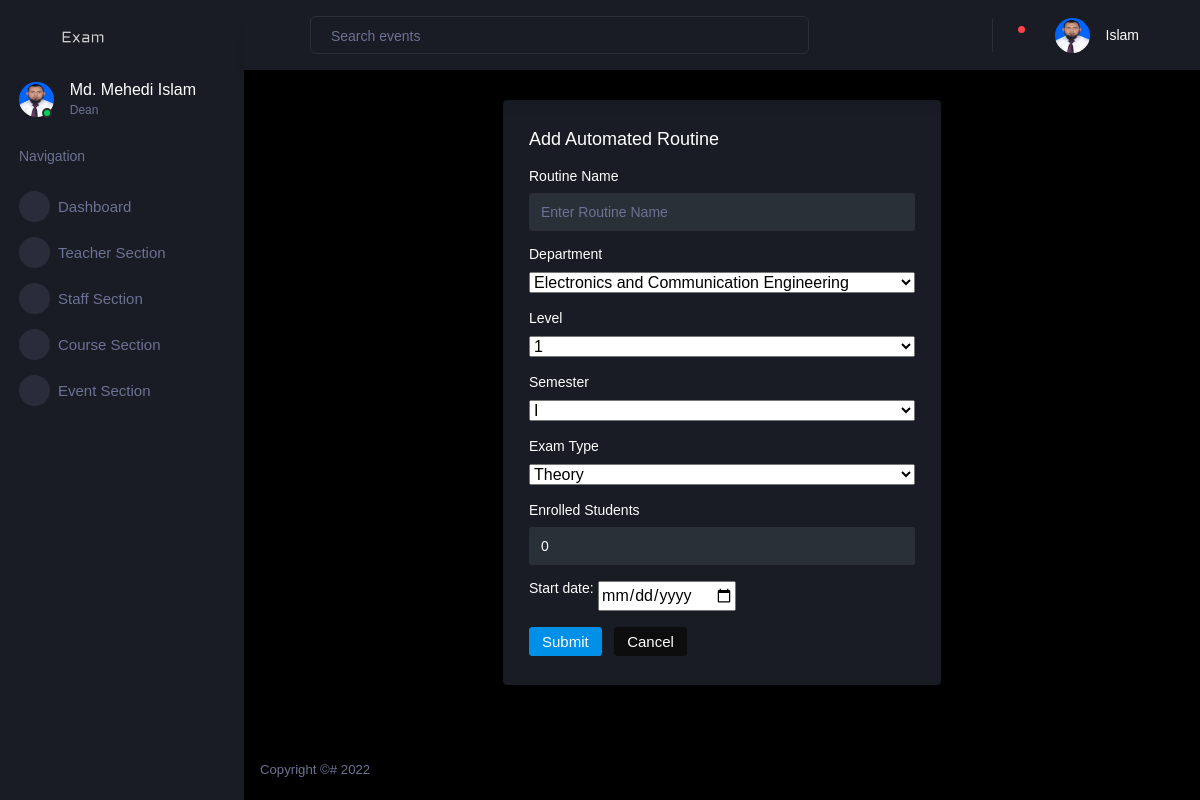
The app's page /user/add-routine (signed in) with its own data.
### account/models.py (models this page shows, shortened)
class Teacher(models.Model):
    user = models.OneToOneField(
        User, on_delete=models.CASCADE, primary_key=True)
    title = models.CharField(max_length=255, null=False,
                             choices=TEACHER_TITLE_CHOICES, default='None')
    contact_number = models.CharField(null=False, unique=True, max_length=255)
    profile_picture = models.ImageField(
        upload_to=get_profile_pictures_directory, blank=True, null=True)
    department = models.ForeignKey(Department, on_delete=models.DO_NOTHING)
    is_available = models.BooleanField(default=True)
    total_creadits = models.DecimalField(
        max_digits=10, decimal_places=2, default=0)

### dashboard/views.py (the view, shortened to what this page needs)
# urls.py: path('add-routine', add_routine, name='add-routine'),
def add_routine(request):
    context = get_context(request)
    LEVEL_CHOICES = ['1', '2', '3', '4']
    SEMESTER_CHOICES = ['I', 'II']
    EXAM_TYPES = ['Theory', 'LAB']
    context['levels'] = LEVEL_CHOICES
    context['semesters'] = SEMESTER_CHOICES
    context['types'] = EXAM_TYPES
    return render(request, 'add-routine.html', context)

### account/models.py (called while the page is built)
    def __str__(self) -> str:
        return self.messages

### dashboard/models.py (called while the page is built)
    def __str__(self) -> str:
        return self.name

    def __str__(self) -> str:
        return self.name

### dashboard/views.py (called while the page is built)
def is_dean(user):
    try:
        teacher = Teacher.objects.get(user=user)
    except Teacher.DoesNotExist:
        return None
    deans = Dean.objects.filter(teacher=teacher).order_by('-joined')[:1]
    if len(deans) != 1:
        return None
    return deans[0]

def is_staff(user):
    try:
        staff = Staff.objects.get(user=user)
    except Staff.DoesNotExist:
        return None
    return staff

def is_teacher(user):
    try:
        teacher = Teacher.objects.get(user=user)
    except Teacher.DoesNotExist:
        return None
    return teacher

def is_student(user):
    try:
        student = Student.objects.get(user=user)
    except Student.DoesNotExist:
        return None
    return student

def get_staff(faculty):
    return list(Staff.objects.filter(faculty=faculty))

def get_courses(faculty):
    courses = Course.objects.all()
    selected_courses = []
    for course in courses:
        dept = Department.objects.get(name=course.department)
        if dept.faculty == faculty:
            selected_courses.append(course)
    return selected_courses

def get_teachers(faculty):
    teachers = Teacher.objects.all()
    selected_teachers = []
    for teacher in teachers:
        dept = Department.objects.get(name=teacher.department)
        if dept.faculty == faculty:
            selected_teachers.append(teacher)
    return selected_teachers

def get_exams(approved_routines, teacher=None):
    past = []
    current = []
    upcomming = []
    today = date.today()
    for routine in approved_routines:
        exams = routine.exam_set.all()
        if teacher:
            exams = filter(lambda exam: teacher in exam.examiners.all()
                           or teacher == exam.supervisor, exams)
        for exam in exams:
            if exam.exam_date == today:
                current.append(exam)
            elif exam.exam_date < today:
                past.append(exam)
            else:
                upcomming.append(exam)
    return current, past, upcomming

def get_notification(user):
    return Notification.objects.filter(user=user, marked_read=False).all()

### dashboard/templates/add-routine.html (shortened to what this page needs)
{% extends "dashboard-base.html" %}
{% load static %}
{% block content %}
<div class="row">
    <div class="col-md-6 grid-margin stretch-card">
        <div class="card">
            <div class="card-body">
                <h4 class="card-title">Add Automated Routine</h4>
                <form class="forms-sample" method="POST">
                    <div class="form-group">
                        <label for="name" class="js-example-basic-single">Routine Name</label>
                        <input type="text" class="form-control" id="name" name="name" placeholder="Enter Routine Name">
                    </div>
                    <div class="form-group">
                        <label>Department</label>
                        <select class="js-example-basic-single" name="dept" style="width:100%">
                            {% for department in departments %}
                            <option value="{{ department.name }}">{{ department.name }}</option>
                            {% endfor %}
                        </select>
                    </div>
                    <div class="form-group">
                        <label>Level</label>
                        <select class="js-example-basic-single" name="level" style="width:100%">
                            {% for level in levels %}
                            <option value="{{ level }}">{{ level }}</option>
                            {% endfor %}
                        </select>
                    </div>
                    <div class="form-group">
                        <label>Semester</label>
                        <select class="js-example-basic-single" name="semester" style="width:100%">
                            {% for semester in semesters %}
                            <option value="{{ semester }}">{{ semester }}</option>
                            {% endfor %}
                        </select>
                    </div>
                    <div class="form-group">
                        <label>Exam Type</label>
                        <select class="js-example-basic-single" name="type" style="width:100%">
                            {% for type in types %}
                            <option value="{{ type }}">{{ type }}</option>
                            {% endfor %}
                        </select>
                    </div>
                    <div class="form-group">
                        <label for="num_students" class="js-example-basic-single">Enrolled Students</label>
                        <input type="text" class="form-control" id="num_students" name="num_students" value="0">
                    </div>
                    <div class="form-group">
                        <label for="start_date">Start date:</label>
                        <input type="date" id="start_date" name="start_date" value="" min="" max="">
                    </div>
                    <button type="submit" class="btn btn-primary mr-2">Submit</button>
                    <button class="btn btn-dark">Cancel</button>
                </form>
            </div>
        </div>
    </div>
</div>
{% endblock content %}

### dashboard/templates/dashboard-base.html (shortened to what this page needs)
{% load static %}
<!DOCTYPE html>
<html lang="en">
<head>
  <link rel="stylesheet" href="{% static 'dashboard/vendors/mdi/css/materialdesignicons.min.css' %}" />
  <link rel="stylesheet" href="{% static 'dashboard/vendors/css/vendor.bundle.base.css' %}" />
  <link rel="stylesheet" href="{% static 'dashboard/vendors/jvectormap/jquery-jvectormap.css' %}" />
  <link rel="stylesheet" href="{% static 'dashboard/vendors/flag-icon-css/css/flag-icon.min.css' %}" />
  <link rel="stylesheet" href="{% static 'dashboard/vendors/owl-carousel-2/owl.carousel.min.css' %}" />
  <link rel="stylesheet" href="{% static 'dashboard/vendors/owl-carousel-2/owl.theme.default.min.css' %}" />
  <link rel="stylesheet" href="{% static 'dashboard/css/style.css' %}" />
</head>
<body>
  <div class="container-scroller">
    <nav class="sidebar sidebar-offcanvas" id="sidebar">
      <div class="sidebar-brand-wrapper d-none d-lg-flex align-items-center justify-content-center fixed-top">
        <a class="sidebar-brand brand-logo" href="#">
          <img src="{% static 'dashboard/images/logo.svg' %}" alt="logo" />
        </a>
      </div>
      <ul class="nav">
        <li class="nav-item profile">
          <div class="profile-desc">
            <div class="profile-pic">
              <div class="count-indicator">
                {% if user.profile_picture %}
                <img class="img-xs rounded-circle" src="{{ user.profile_picture.url }}" />
                {% else %}
                <img class="img-xs rounded-circle" src="{% static 'dashboard/images/dummy.png' %}" />
                {% endif %}
                <span class="count bg-success"></span>
              </div>
              <div class="profile-name">
                <h5 class="mb-0 font-weight-normal">
                  {% if is_student %}
                    {{ student.user.first_name }} {{ student.user.last_name }}
                  {% else %}
                    {{ user.user.first_name }} {{ user.user.last_name }}
                  {% endif %}
                </h5>
                <span>
                  {% if if_staff %}
                  Staff
                  {% elif if_dean %}
                  Dean
                  {% elif is_student %}
                  Student
                  {% else %}
                  Teacher
                  {% endif %}
                </span>
              </div>
            </div>
          </div>
        </li>
        <li class="nav-item nav-category">
          <span class="nav-link">Navigation</span>
        </li>
        <li class="nav-item menu-items">
          <a class="nav-link" href="{% url 'dashboard-page' %}">
            <span class="menu-icon">
              <i class="mdi mdi-speedometer"></i>
            </span>
            <span class="menu-title">Dashboard</span>
          </a>
        </li>
        {% if not is_student %}
          {% if is_staff %}
            <li class="nav-item menu-items">
              <a class="nav-link" href="{% url 'teacher-section' %}">
                <span class="menu-icon">
                  <i class="mdi mdi-playlist-play"></i>
                </span>
                <span class="menu-title">Teacher Section</span>
              </a>
            </li>
            {% if if_dean %}
              <li class="nav-item menu-items">
                <a class="nav-link" href="{% url 'staff-section' %}">
                  <span class="menu-icon">
                    <i class="mdi mdi-table-large"></i>
                  </span>
                  <span class="menu-title">Staff Section</span>
                </a>
              </li>
            {% endif %}
          <li class="nav-item menu-items">
            <a class="nav-link" href="{% url 'course-section' %}">
              <span class="menu-icon">
                <i class="mdi mdi-chart-bar"></i>
              </span>
              <span class="menu-title">Course Section</span>
            </a>
          </li>
          {% endif %}
          {% if is_staff %}
          <li class="nav-item menu-items">
            <a class="nav-link" href="{% url 'event-section' %}">
              <span class="menu-icon">
                <i class="mdi mdi-chart-bar"></i>
              </span>
              <span class="menu-title">Event Section</span>
            </a>
          </li>
          {% endif %}
        {% endif %}
      </ul>
    </nav>
    <div class="container-fluid page-body-wrapper">
      <nav class="navbar p-0 fixed-top d-flex flex-row">
        <div class="navbar-menu-wrapper flex-grow d-flex align-items-stretch">
          <button class="navbar-toggler navbar-toggler align-self-center" type="button" data-toggle="minimize">
            <span class="mdi mdi-menu"></span>
          </button>
          <ul class="navbar-nav w-100">
            <li class="nav-item w-100">
              <form class="nav-link mt-2 mt-md-0 d-none d-lg-flex search" method="post"
                action="{% url 'search-page' %}">
                <input type="text" name="search" class="form-control" placeholder="Search events" />
              </form>
            </li>
          </ul>
          <ul class="navbar-nav navbar-nav-right">
            <li class="nav-item dropdown border-left">
              <a class="nav-link count-indicator dropdown-toggle" id="notificationDropdown" href="#"
                data-toggle="dropdown">
                <i class="mdi mdi-bell"></i>
                {% if notifications|length > 0 %}
                <span class="count bg-danger"></span>
                {% endif %}
              </a>
            </li>
            <li class="nav-item dropdown">
              <a class="nav-link" id="profileDropdown" href="#" data-toggle="dropdown">
                <div class="navbar-profile">
                  {% if user.profile_picture %}
                  <img class="img-xs rounded-circle" src="{{ user.profile_picture.url }}" />
                  {% else %}
                  <img class="img-xs rounded-circle" src="{% static 'dashboard/images/dummy.png' %}" />
                  {% endif %}
                  <p class="mb-0 d-none d-sm-block navbar-profile-name">
                    {{ user.user.last_name }}
                  </p>
                  <i class="mdi mdi-menu-down d-none d-sm-block pl-3"></i>
                </div>
              </a>
            </li>
          </ul>
        </div>
      </nav>
      <div class="main-panel">
        <div class="content-wrapper">
          {% block content %}{% endblock %}
        </div>
        <footer class="footer">
          <div class="d-sm-flex justify-content-center justify-content-sm-between">
            <span class="text-muted d-block text-center text-sm-left d-sm-inline-block">Copyright ©# 2022</span>
          </div>
        </footer>
      </div>
    </div>
  </div>
</body>
</html>

### records on screen
Teacher: profile_picture (picture), user.first_name "Md. Mehedi", user.last_name "Islam"

### other values on screen
form field dept "Electronics and Communication Engineering"
form field level "1"
form field semester "I"
form field type "Theory"
